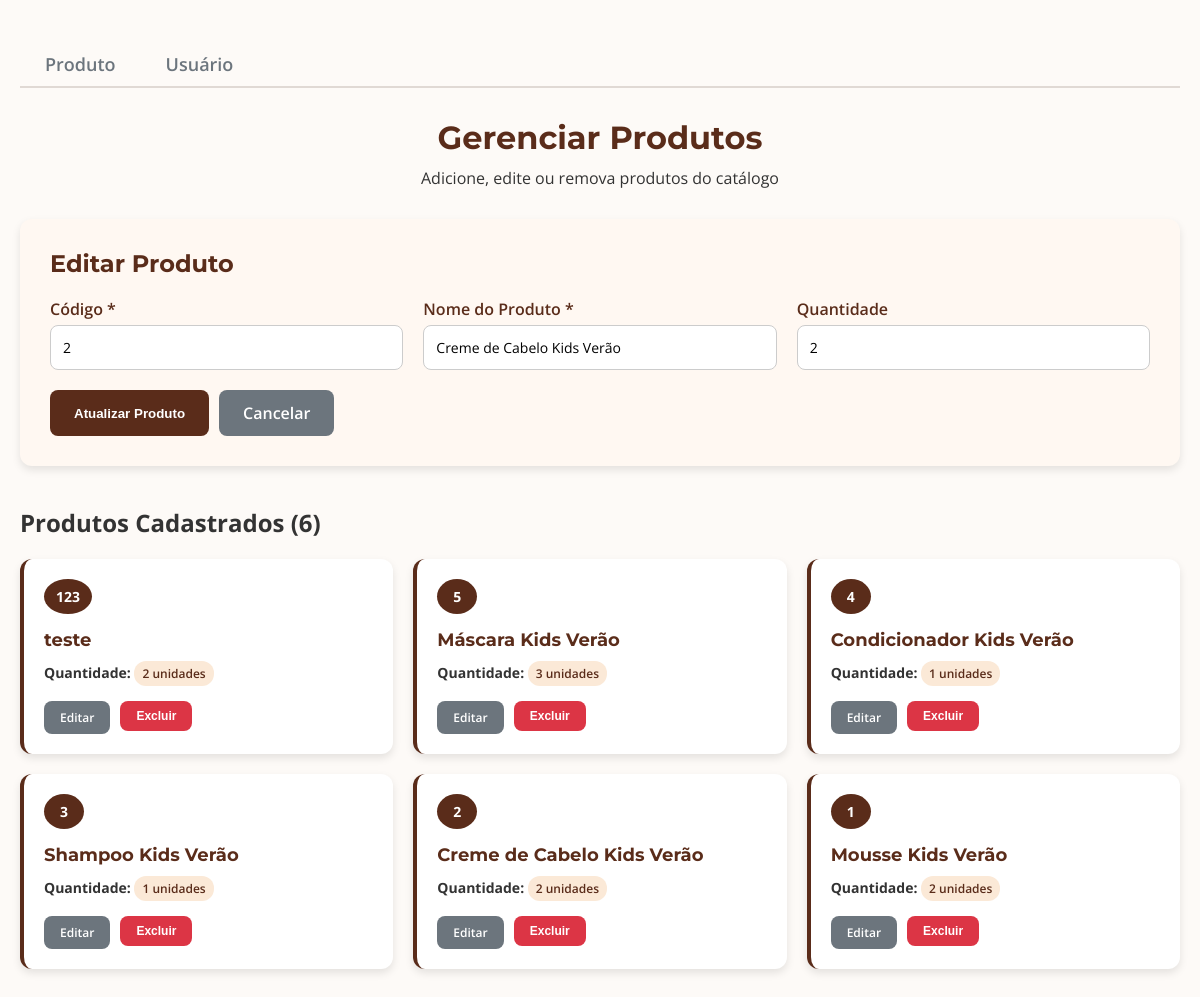
Page /crudnovidades.php?acao=editar&codigo=2 on the committed database.
### tables this page shows
CREATE TABLE `novidades` (
  `codigo` int(11) NOT NULL,
  `itens` varchar(50) DEFAULT NULL,
  `quantidade` int(11) DEFAULT NULL
);

### crudnovidades.php (the view, shortened to what this page needs)
<?php
include 'conexaoloja.php';
function listarNovidades($conn) {
    $sql = "SELECT * FROM novidades ORDER BY codigo DESC";
    $result = $conn->query($sql);
    return $result ? $result->fetch_all(MYSQLI_ASSOC) : [];
}
function obterNovidade($conn, $codigo) {
    $sql = "SELECT * FROM novidades WHERE codigo = ?";
    $stmt = $conn->prepare($sql);
    $stmt->bind_param("i", $codigo);
    $stmt->execute();
    $result = $stmt->get_result();
    return $result->fetch_assoc();
}
$acao = $_REQUEST['acao'] ?? 'listar';
$produtos = listarNovidades($conn_loja);
$produtoEditando = null;
if ($acao === 'editar' && isset($_GET['codigo'])) {
    $produtoEditando = obterNovidade($conn_loja, $_GET['codigo']);
}
$paginaAtual = basename($_SERVER['PHP_SELF']);
?>
<!DOCTYPE html>
<html lang="pt-BR">
<head>
    <link rel="stylesheet" href="styles.css">
</head>
<body>
    <div class="page-container">
        <main>
            <div class="crud-container">
                <div class="tabs-container">
                    <a href="crudprodutos.php" class="tab-link <?php if ($paginaAtual == 'crudprodutos.php') echo 'active'; ?>">
                        Produto
                    </a>
                    <a href="painel_usuario.php" class="tab-link <?php if ($paginaAtual == 'painel_usuario.php') echo 'active'; ?>">
                        Usuário
                    </a>
                </div>
                <div class="crud-header">
                    <h1>Gerenciar Produtos</h1>
                    <p>Adicione, edite ou remova produtos do catálogo</p>
                </div>
                <div class="form-container">
                    <h2><?= $produtoEditando ? 'Editar Produto' : 'Adicionar Novo Produto' ?></h2>
                    <form method="POST" action="?acao=<?= $produtoEditando ? 'editar' : 'adicionar' ?>">
                        <div class="form-grid">
                            <div class="form-group">
                                <label for="codigo">Código *</label>
                                <input type="number" id="codigo" name="codigo" required min="1"
                                       value="<?= $produtoEditando['codigo'] ?? '' ?>"
                                       <?= $produtoEditando ? 'readonly' : '' ?>>
                            </div>
                            <div class="form-group">
                                <label for="itens">Nome do Produto *</label>
                                <input type="text" id="itens" name="itens" required maxlength="50"
                                       value="<?= htmlspecialchars($produtoEditando['itens'] ?? '') ?>">
                            </div>
                            <div class="form-group">
                                <label for="quantidade">Quantidade</label>
                                <input type="number" id="quantidade" name="quantidade" min="0"
                                       value="<?= $produtoEditando['quantidade'] ?? '' ?>">
                            </div>
                        </div>
                        <div style="display: flex; gap: 10px;">
                            <button type="submit" class="btn btn-primary">
                                <?= $produtoEditando ? 'Atualizar Produto' : 'Adicionar Produto' ?>
                            </button>
                            <?php if ($produtoEditando): ?>
                                <a href="crudnovidades.php" class="btn btn-secondary">Cancelar</a>
                            <?php endif; ?>
                        </div>
                    </form>
                </div>
                <div class="novidades-section">
                    <h2>Produtos Cadastrados (<?= count($produtos) ?>)</h2>
                    <?php if (empty($produtos)): ?>
                        <p style="text-align: center; color: #666; font-style: italic;">Nenhum produto cadastrado ainda.</p>
                    <?php else: ?>
                        <div class="novidades-grid">
                            <?php foreach ($produtos as $produto): ?>
                                <div class="novidade-card">
                                    <div class="novidade-codigo"><?= $produto['codigo'] ?></div>
                                    <h3 class="novidade-nome"><?= htmlspecialchars($produto['itens']) ?></h3>
                                    <div class="novidade-info">
                                        <p><strong>Quantidade:</strong> <span class="quantidade-badge"><?= $produto['quantidade'] ?> unidades</span></p>
                                    </div>
                                    <div class="novidade-acoes">
                                        <a href="?acao=editar&codigo=<?= $produto['codigo'] ?>" class="btn btn-secondary btn-small">Editar</a>
                                        <form method="POST" action="?acao=excluir" style="display:inline;" onsubmit="return confirm('Tem certeza que deseja excluir este produto?');">
                                            <button type="submit" class="btn btn-danger btn-small">Excluir</button>
                                        </form>
                                    </div>
                                </div>
                            <?php endforeach; ?>
                        </div>
                    <?php endif; ?>
                </div>
            </div>
        </main>
    </div>
</body>
</html>

### styles.css (style rules this page uses)
* { margin: 0; padding: 0; box-sizing: border-box; }
html, body { height: 100%; font-family: 'Open Sans', sans-serif; background: #fff; color: #333; }
.page-container { display: flex; flex-direction: column; min-height: 100vh; }
main { flex: 1; }

### crudnovidades.php (style rules this page uses)
body { font-family: 'Open Sans', sans-serif; background-color: #fdfaf7; }
.crud-container { max-width: 1200px; margin: 0 auto; padding: 40px 20px; }
.crud-header { text-align: center; margin-bottom: 30px; }
.crud-header h1 { font-family: 'Montserrat', sans-serif; font-size: 32px; color: #5a2c1a; margin-bottom: 10px; }
.form-container { background-color: #fff8f2; padding: 30px; border-radius: 12px; margin-bottom: 40px; box-shadow: 0 4px 8px rgba(0,0,0,0.1); }
.form-container h2 { font-family: 'Montserrat', sans-serif; color: #5a2c1a; margin-bottom: 20px; }
.form-grid { display: grid; grid-template-columns: repeat(auto-fit, minmax(250px, 1fr)); gap: 20px; margin-bottom: 20px; }
.form-group { display: flex; flex-direction: column; }
.form-group label { font-weight: 600; color: #5a2c1a; margin-bottom: 5px; }
.form-group input { padding: 12px; border: 1px solid #ccc; border-radius: 8px; font-size: 14px; font-family: 'Open Sans', sans-serif; }
.btn { padding: 12px 24px; border: none; border-radius: 8px; font-weight: 600; cursor: pointer; text-decoration: none; display: inline-block; text-align: center; transition: all 0.3s ease; }
.btn-primary { background-color: #5a2c1a; color: white; }
.btn-secondary { background-color: #6c757d; color: white; }
.btn-danger { background-color: #dc3545; color: white; }
.btn-small { padding: 8px 16px; font-size: 12px; }
.tabs-container { display: flex; border-bottom: 2px solid #e0d9d4; margin-bottom: 30px; }
.tab-link { padding: 12px 25px; cursor: pointer; border: none; background-color: transparent; font-size: 18px; font-weight: 600; color: #6c757d; text-decoration: none; margin-bottom: -2px; transition: color 0.3s ease, border-bottom-color 0.3s ease; }
.novidades-grid { display: grid; grid-template-columns: repeat(auto-fill, minmax(300px, 1fr)); gap: 20px; margin-top: 20px; }
.novidade-card { background-color: #fff; border-radius: 12px; padding: 20px; box-shadow: 0 4px 8px rgba(0,0,0,0.1); transition: transform 0.3s ease; border-left: 4px solid #5a2c1a; }
.novidade-codigo { background-color: #5a2c1a; color: white; padding: 8px 12px; border-radius: 50%; font-weight: bold; font-size: 14px; display: inline-block; margin-bottom: 15px; min-width: 40px; text-align: center; }
.novidade-nome { font-family: 'Montserrat', sans-serif; font-size: 18px; color: #5a2c1a; margin-bottom: 10px; }
.novidade-info p { margin: 5px 0; font-size: 14px; }
.novidade-acoes { display: flex; gap: 10px; justify-content: flex-start; margin-top: 15px; }
.quantidade-badge { background-color: #fbe9d7; color: #5a2c1a; padding: 4px 8px; border-radius: 12px; font-size: 12px; font-weight: 600; display: inline-block; }

### rows in the picture
novidades: codigo "2", itens "Creme de Cabelo Kids Verão", quantidade "2"
novidades: codigo "123", itens "teste", quantidade "2"
novidades: codigo "5", itens "Máscara Kids Verão", quantidade "3"
novidades: codigo "4", itens "Condicionador Kids Verão", quantidade "1"
novidades: codigo "3", itens "Shampoo Kids Verão", quantidade "1"
novidades: codigo "1", itens "Mousse Kids Verão", quantidade "2"

### other values in the picture
count($produtos) "6"
